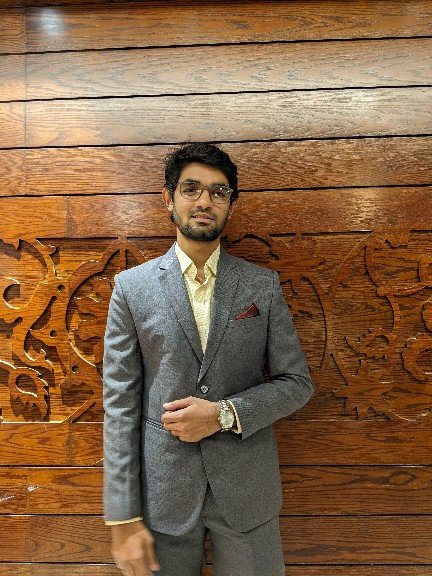
#> input picture Lab/my_pic.jpg, 432 x 576 px; the run also reads 1 picture not shown here
$ python lab5.py
#> lines starting #> are read from the running program, lines starting #| are printed output that depends on the picture
import cv2
import numpy as np
import math

# Functions to calculate MSE and PSNR
def calculate_mse(original, distorted):
    return np.mean((original - distorted) ** 2)

def calculate_psnr(original, distorted):
    mse = calculate_mse(original, distorted)
    if mse == 0:
        return float('inf')  # Perfect match
    max_pixel = 255.0
    return 20 * math.log10(max_pixel / math.sqrt(mse))

# Load the original image
original = cv2.imread('my_pic.jpg', cv2.IMREAD_GRAYSCALE)
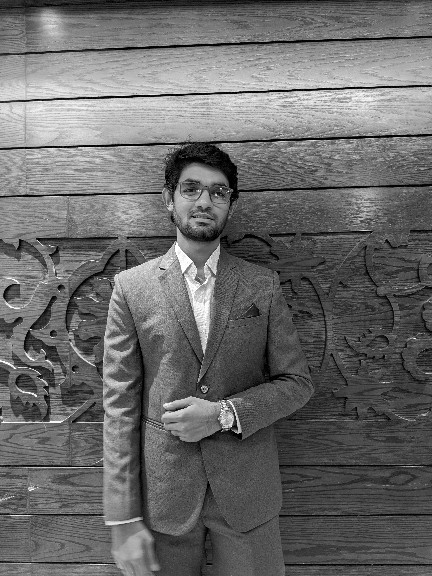
#> original: shape (576, 432); min 0, max 255, mean 105.9
if original is None:
    print("Error: 'my_pic.jpg' not found.")
    exit()

# Load distorted images and resize to match original
distorted_images = {
    'Blurred': cv2.imread('blurred.jpg', cv2.IMREAD_GRAYSCALE),
    'Noisy': cv2.imread('noisy.jpg', cv2.IMREAD_GRAYSCALE),
    'Compressed': cv2.imread('compressed.jpg', cv2.IMREAD_GRAYSCALE)
}
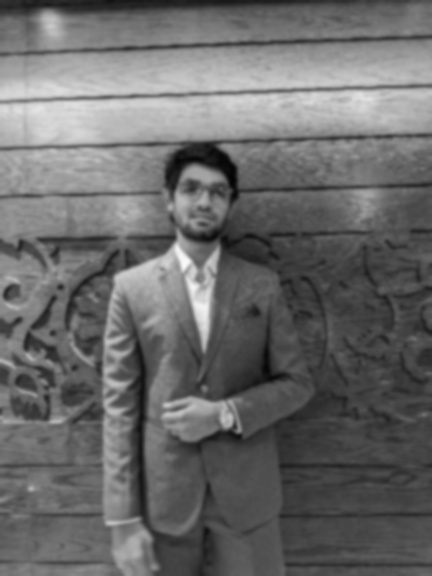
#> input picture Lab/blurred.jpg, 432 x 576 px
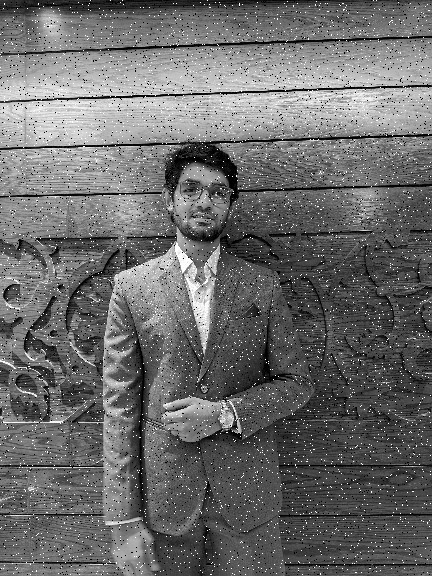
#> input picture Lab/noisy.jpg, 432 x 576 px

# Calculate and display MSE and PSNR
for name, img in distorted_images.items():
    if img is None:
        print(f"Error: '{name}' image not found.")
        continue

    # Resize distorted image to match original
    img_resized = cv2.resize(img, (original.shape[1], original.shape[0]))

    mse = calculate_mse(original, img_resized)
    psnr = calculate_psnr(original, img_resized)

    print(f"{name} Image:")
    print(f"  ➤ MSE  = {mse:.2f}")
    print(f"  ➤ PSNR = {psnr:.2f} dB\n")
#> this loop made 3 passes
#> (name, psnr) on passes 1 to 3: ('Blurred', 29.43), ('Noisy', 39.31), ('Compressed', 29.53)
#| Blurred Image:
#|   ➤ MSE  = 74.16
#|   ➤ PSNR = 29.43 dB
#| Noisy Image:
#|   ➤ MSE  = 7.62
#|   ➤ PSNR = 39.31 dB
#| Compressed Image:
#|   ➤ MSE  = 72.46
#|   ➤ PSNR = 29.53 dB
